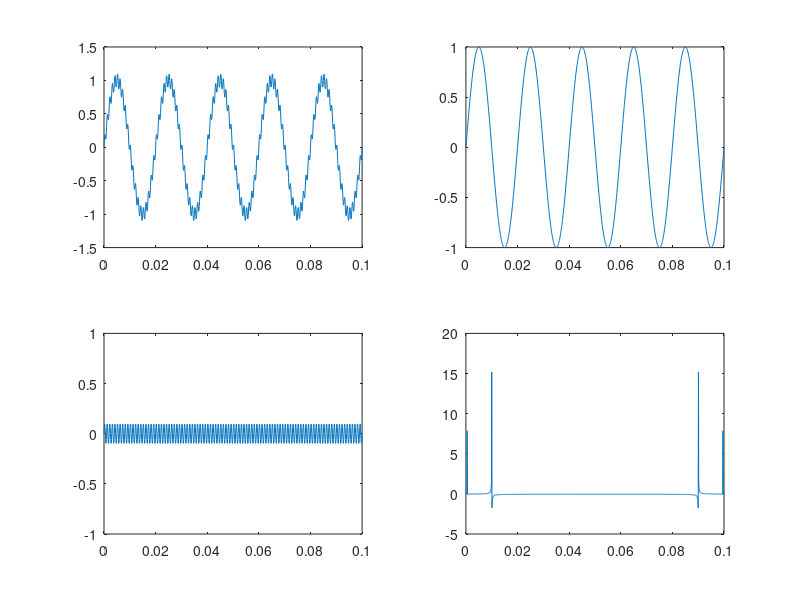

The MATLAB source for this figure:
clc;
clear all;

t = 0:0.0001:0.1;

f1 = sin(2*pi*50*t);
f2 = 0.1*sin(2*pi*1000*t);
y = f1 + f2;
subplot(2,2,1);
plot(t,y);

subplot(2,2,1);
Y = fft(y);
subplot(2,2,4);
plot(t,Y);

subplot(2,2,2);
plot(t,f1);
%axis([-1,1,0,1]);

subplot(2,2,3);
plot(t,f2);
axis([0,0.1,-1,1]);




